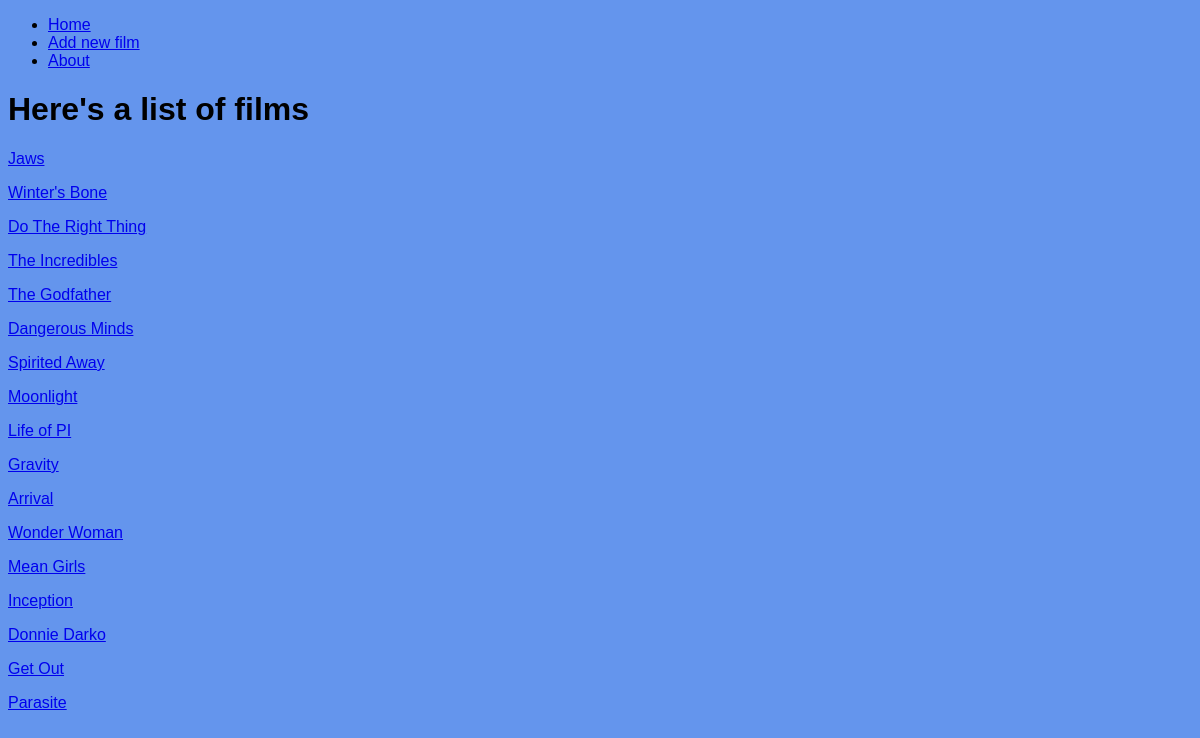
Before: / with the older database file.
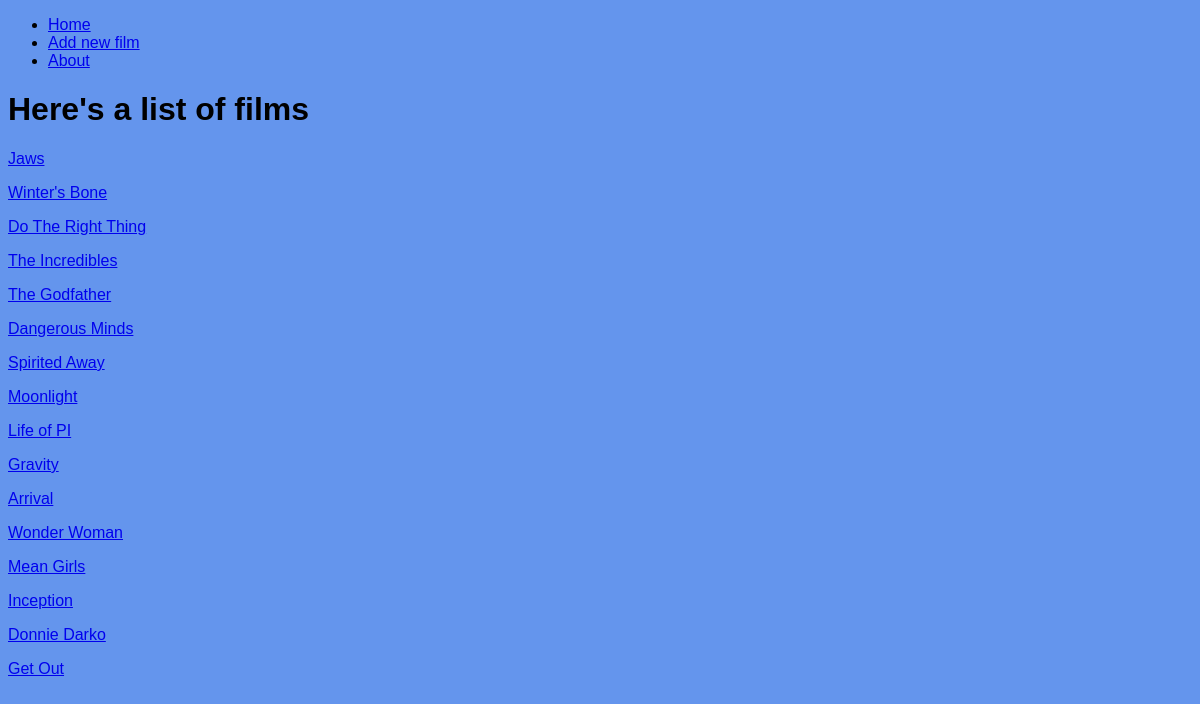
After: the same page with the newer database file.
### tables this page shows
CREATE TABLE films (
  id int UNSIGNED NOT NULL AUTO_INCREMENT,
  title varchar(100) NOT NULL,
  year smallint(6) NOT NULL,
  duration smallint(6) NOT NULL,
  certificate_id int(10) UNSIGNED DEFAULT NULL,
  PRIMARY KEY (id),
  FOREIGN KEY (certificate_id) REFERENCES certificates(id)
);

### index.php (the view, shortened to what this page needs)
<?php
try{
    $conn = new PDO('mysql:host=localhost;dbname=MyDatabase', 'MyUsername', 'MyPassword');
    $conn->setAttribute( PDO::ATTR_ERRMODE, PDO::ERRMODE_EXCEPTION );
}
catch (PDOException $exception)
{
	echo "Oh no, there was a problem" . $exception->getMessage();
}
$query = "SELECT id, title, year, duration FROM films";
$resultset = $conn->query($query);
$films = $resultset->fetchAll();
?>
<!DOCTYPE HTML>
<html>
<head>
<link href="css/style.css" type="text/css" rel="stylesheet">
</head>
<body>
<nav>
    <ul>
    <li><a href="index.php">Home</a></li>
    <li><a href="create.php">Add new film</a></li>
    <li><a href="about.php">About</a></li>
</ul>
</nav>
<h1>Here's a list of films</h1>
<?php
foreach ($films as $film) {
    echo "<p>";
    echo "<a href='show.php?id={$film["id"]}'>";
    echo $film["title"];
    echo "</a>";
    echo "</p>";
}
?>
</body>
</html>

### css/style.css (style rules this page uses)
body { background-color: CornflowerBlue; font-family: Arial, Helvetica, sans-serif; }

Changed rows visible on the page:
removed films: title "Parasite"
